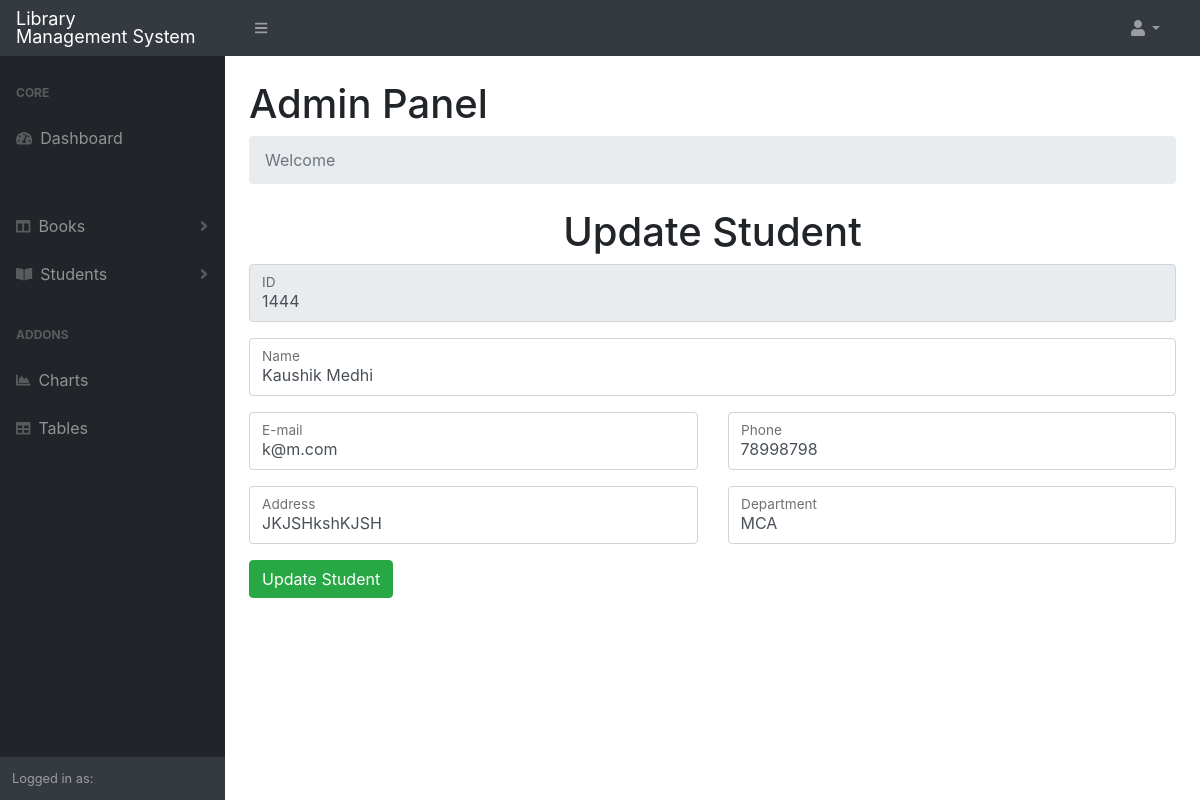
The app's page /admin/editstudent.php?s_id=1444 with its own data.
### tables this page shows
CREATE TABLE IF NOT EXISTS `student` (
  `s_id` int(255) NOT NULL AUTO_INCREMENT,
  `s_name` varchar(2552) NOT NULL,
  `s_password` varchar(255) NOT NULL,
  `s_email` varchar(255) NOT NULL,
  `s_phone` int(255) NOT NULL,
  `s_address` varchar(255) NOT NULL,
  `department` varchar(255) NOT NULL,
  PRIMARY KEY (`s_id`)
);

### admin/editstudent.php (the view, shortened to what this page needs)
<?php
include '../connect.php';
include 'main.php';
$s_id=$_GET["s_id"];
$result = mysqli_query($con, "select * from student where s_id=$s_id");
$row = mysqli_fetch_array($result);
?>
    <h1 style="text-align: center;">Update Student</h1>
    <form action="editstudent1.php" method="POST">
    <div class="row g-2">
<div class="col-md">
    <div class="form-floating mb-3">
        <input type="text" class="form-control" name="s_id" id="id" placeholder="ID" value="<?php echo $row["s_id"] ?>" readonly>
        <label for="id"> ID </label>
    </div>
</div>
    </div>
    <div class="row g-2">
<div class="col-md">
    <div class="form-floating mb-3">
        <input type="text" class="form-control" name="s_name" id="name" placeholder="Name" value="<?php echo $row["s_name"] ?>">
        <label for="name"> Name </label>
    </div>
</div>
</div>
<div class="row g-2">
<div class="col-md">
    <div class="form-floating mb-3">
        <input type="email" class="form-control" name="s_email" id="email" placeholder="E-mail" value="<?php echo $row["s_email"] ?>">
        <label for="email"> E-mail </label>
    </div>
</div>
<div class="col-md">
    <div class="form-floating mb-3">
        <input type="text" class="form-control" name="s_phone" id="phone" placeholder="Phone" value="<?php echo $row["s_phone"] ?>">
        <label for="phone"> Phone </label>
    </div>
</div>
</div>
<div class="row g-2">
<div class="col-md">
    <div class="form-floating mb-3">
        <input type="text" class="form-control" name="s_address" id="address" placeholder="Address" value="<?php echo $row["s_address"] ?>">
        <label for="address"> Address </label>
    </div>
</div>
<div class="col-md">
    <div class="form-floating mb-3">
        <input type="text" class="form-control" name="department" id="department" placeholder="Department" value="<?php echo $row["department"] ?>">
        <label for="department"> Department </label>
    </div>
</div>
</div>
<input type="submit" class="btn btn-md btn-success" value="Update Student" name="submit">
    </form>
</body>
</body>

### records on screen
student: s_id "1444", s_name "Kaushik Medhi", s_email "k@m.com", s_phone "78998798", s_address "JKJSHkshKJSH", department "MCA"
